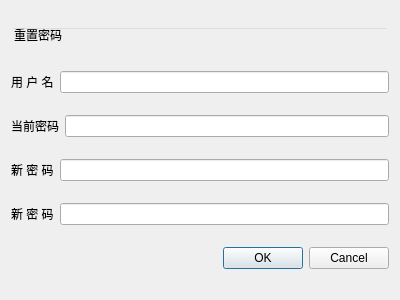
<?xml version="1.0" encoding="UTF-8"?>
<ui version="4.0">
 <class>changepwd_Dialog</class>
 <widget class="QDialog" name="changepwd_Dialog">
  <property name="geometry">
   <rect>
    <x>0</x>
    <y>0</y>
    <width>400</width>
    <height>300</height>
   </rect>
  </property>
  <property name="windowTitle">
   <string>修改密码</string>
  </property>
  <layout class="QHBoxLayout" name="horizontalLayout">
   <item>
    <layout class="QVBoxLayout" name="verticalLayout">
     <item>
      <widget class="QLineEdit" name="lineEdit">
       <property name="styleSheet">
        <string notr="true">font: 20pt &quot;Microsoft YaHei UI&quot;;
background-color: rgba(255, 255, 255, 0);</string>
       </property>
       <property name="text">
        <string>重置密码</string>
       </property>
       <property name="readOnly">
        <bool>true</bool>
       </property>
      </widget>
     </item>
     <item>
      <layout class="QHBoxLayout" name="horizontalLayout_2">
       <item>
        <widget class="QLabel" name="label">
         <property name="text">
          <string>用 户 名</string>
         </property>
        </widget>
       </item>
       <item>
        <widget class="QLineEdit" name="lineEdit_name"/>
       </item>
      </layout>
     </item>
     <item>
      <layout class="QHBoxLayout" name="horizontalLayout_3">
       <item>
        <widget class="QLabel" name="label_2">
         <property name="text">
          <string>当前密码</string>
         </property>
        </widget>
       </item>
       <item>
        <widget class="QLineEdit" name="lineEdit_currentpwd">
         <property name="echoMode">
          <enum>QLineEdit::Password</enum>
         </property>
        </widget>
       </item>
      </layout>
     </item>
     <item>
      <layout class="QHBoxLayout" name="horizontalLayout_4">
       <item>
        <widget class="QLabel" name="label_3">
         <property name="text">
          <string>新 密 码</string>
         </property>
        </widget>
       </item>
       <item>
        <widget class="QLineEdit" name="lineEdit_newpwd">
         <property name="echoMode">
          <enum>QLineEdit::Password</enum>
         </property>
        </widget>
       </item>
      </layout>
     </item>
     <item>
      <layout class="QHBoxLayout" name="horizontalLayout_5">
       <item>
        <widget class="QLabel" name="label_4">
         <property name="text">
          <string>新 密 码</string>
         </property>
        </widget>
       </item>
       <item>
        <widget class="QLineEdit" name="lineEdit_newpwd2">
         <property name="echoMode">
          <enum>QLineEdit::Password</enum>
         </property>
        </widget>
       </item>
      </layout>
     </item>
     <item>
      <widget class="QDialogButtonBox" name="buttonBox">
       <property name="orientation">
        <enum>Qt::Horizontal</enum>
       </property>
       <property name="standardButtons">
        <set>QDialogButtonBox::Cancel|QDialogButtonBox::Ok</set>
       </property>
      </widget>
     </item>
    </layout>
   </item>
  </layout>
 </widget>
 <resources/>
 <connections>
  <connection>
   <sender>buttonBox</sender>
   <signal>accepted()</signal>
   <receiver>changepwd_Dialog</receiver>
   <slot>accept()</slot>
   <hints>
    <hint type="sourcelabel">
     <x>248</x>
     <y>254</y>
    </hint>
    <hint type="destinationlabel">
     <x>157</x>
     <y>274</y>
    </hint>
   </hints>
  </connection>
  <connection>
   <sender>buttonBox</sender>
   <signal>rejected()</signal>
   <receiver>changepwd_Dialog</receiver>
   <slot>reject()</slot>
   <hints>
    <hint type="sourcelabel">
     <x>316</x>
     <y>260</y>
    </hint>
    <hint type="destinationlabel">
     <x>286</x>
     <y>274</y>
    </hint>
   </hints>
  </connection>
 </connections>
</ui>
